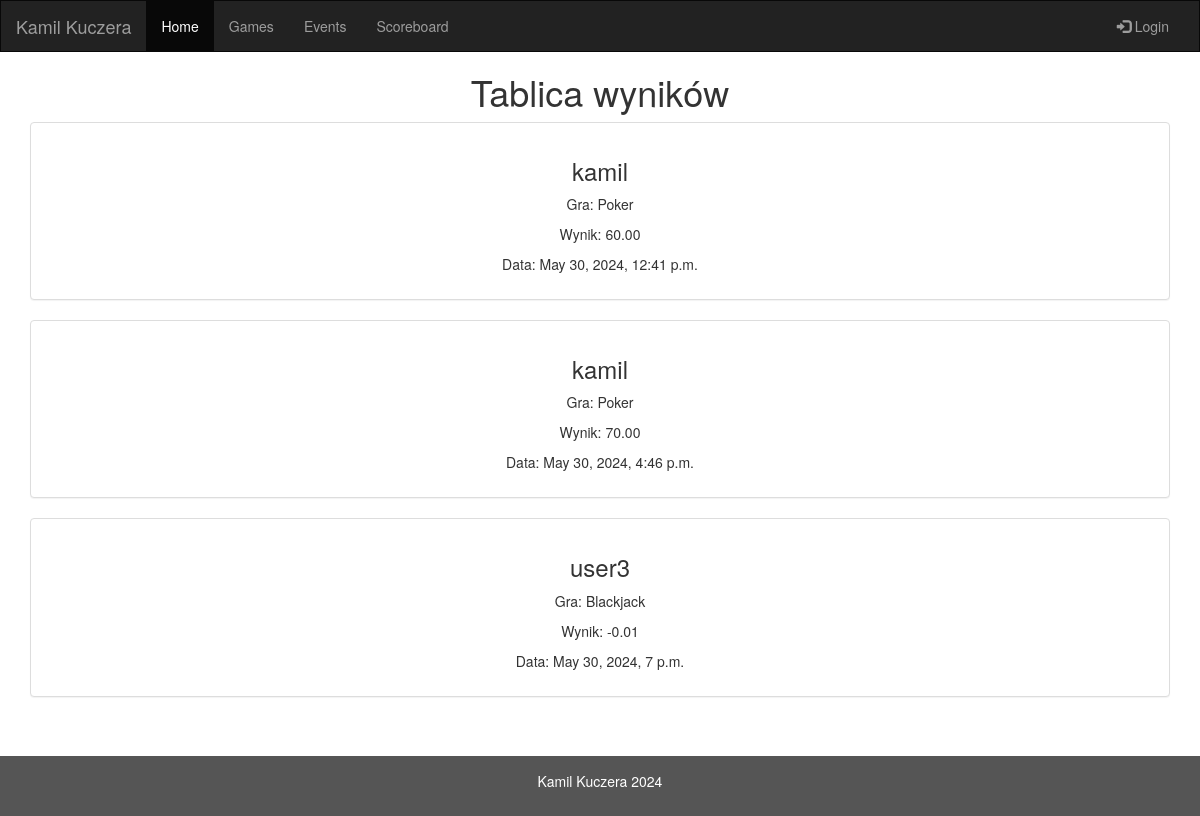
The app's page /scoreboard with its own data.
### games/models.py (models this page shows)
class score_table(models.Model):
    game = models.ForeignKey(games, on_delete=models.CASCADE)
    player = models.ForeignKey(User, on_delete=models.CASCADE)
    player_score = models.DecimalField(max_digits=5, decimal_places=2)
    score_date = models.DateTimeField()

class games(models.Model):
    game_name = models.TextField(validators=[MaxLengthValidator(50)])
    last_update = models.DateTimeField()
    creation_date = models.DateTimeField()
    status = models.SmallIntegerField() # 0-active / 1-insider_access / 2-debug_mode

### games/views.py (the view, shortened to what this page needs)
# urls.py: path("scoreboard", views.scoreboard_view, name="scoreboard"),
def scoreboard_view(request):
    all_scores = score_table.objects.select_related('game').all()
    form = ScoreTableForm()
    return render(request, 'scoreboard.html', {'all_scores': all_scores, 'form': form})

### games/templates/scoreboard.html (shortened to what this page needs)
{% extends 'base.html' %}
{% load static %}
{% block head %}
<link href="{% static 'list_view.css' %}" rel="stylesheet">
{% endblock head %}
{% block content %}
<div class="container">
    <h1 class="text-center">Tablica wyników</h1>
    <div class="row">
        <div class="col-md-12">
            {% for score in all_scores %}
            <div class="panel panel-default">
                <div class="panel-body">
                    <h3>{{ score.player }}</h3>
                    <p>Gra: {{ score.game.game_name }}</p>
                    <p>Wynik: {{ score.player_score }}</p>
                    <p>Data: {{ score.score_date }}</p>
                </div>
            </div>
            {% endfor %}
        </div>
    </div>
</div>
{% endblock %}

### assets/templates/base.html (shortened to what this page needs)
{% load static %}
<!DOCTYPE html>
<html lang="en">
<head>
  <link rel="stylesheet" href="https://maxcdn.bootstrapcdn.com/bootstrap/3.4.1/css/bootstrap.min.css">
  <link rel="stylesheet" href="{% static 'base.css' %}">
  {% block head %}{% endblock head %}
</head>
<body>
<nav class="navbar navbar-inverse">
  <div class="container-fluid">
    <div class="navbar-header">
      <a class="navbar-brand" href="{% url 'index' %}">Kamil Kuczera</a>
    </div>
    <div class="collapse navbar-collapse" id="myNavbar">
      <ul class="nav navbar-nav">
        <li class="active"><a href="{% url 'index' %}">Home</a></li>
        <li><a href="{% url 'games' %}">Games</a></li>
        <li><a href="{% url 'events' %}">Events</a></li>
        <li><a href="{% url 'scoreboard' %}">Scoreboard</a></li>
      </ul>
      <ul class="nav navbar-nav navbar-right">
        {% if user.is_authenticated %}
            <li><a href="{% url 'logout' %}"><span class="glyphicon glyphicon-log-out"></span> Logout</a></li>
        {% else %}
            <li><a href="{% url 'login' %}"><span class="glyphicon glyphicon-log-in"></span> Login</a></li>
        {% endif %}
      </ul>
    </div>
  </div>
</nav>
<main role="main" class="container-fluid text-center">
    <div style="min-height: 88vh;" >
        {% block content %}{% endblock %}
    </div>
</main>
<footer class="container-fluid text-center">
  <p>Kamil Kuczera 2024</p>
</footer>
</body>
</html>

### assets/css/base.css (style rules this page uses)
.navbar { margin-bottom: 0; border-radius: 0; }
footer { background-color: #555; color: white; padding: 15px; }

### records on screen
score_table: player "kamil", game.game_name "Poker", player_score "60.00", score_date "May 30, 2024, 12:41 p.m."
score_table: player "kamil", game.game_name "Poker", player_score "70.00", score_date "May 30, 2024, 4:46 p.m."
score_table: player "user3", game.game_name "Blackjack", player_score "-0.01", score_date "May 30, 2024, 7 p.m."
